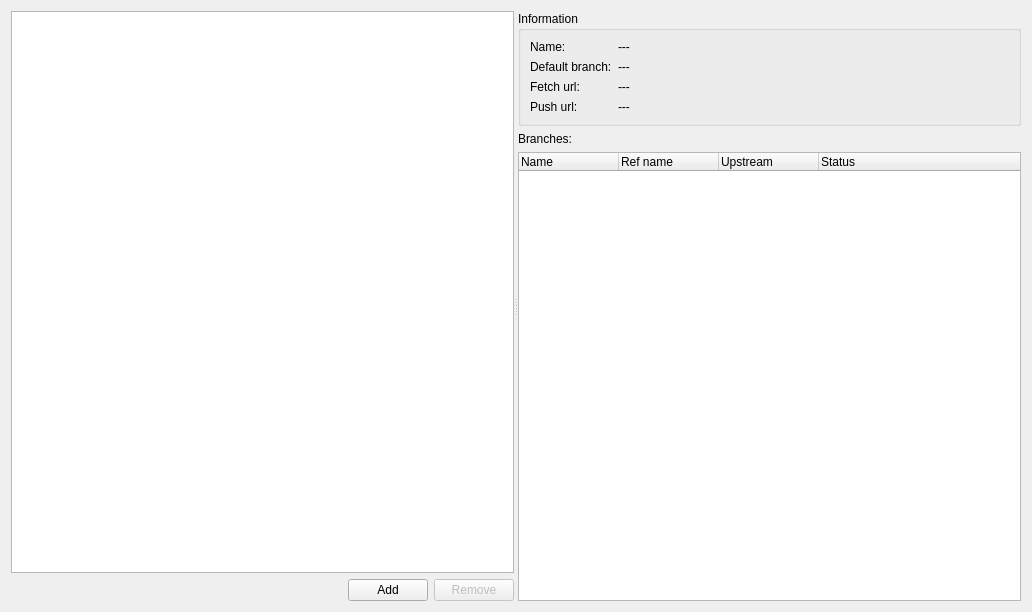
<?xml version="1.0" encoding="UTF-8"?>
<ui version="4.0">
 <class>RemotesWidget</class>
 <widget class="QWidget" name="RemotesWidget">
  <property name="geometry">
   <rect>
    <x>0</x>
    <y>0</y>
    <width>1032</width>
    <height>612</height>
   </rect>
  </property>
  <property name="windowTitle">
   <string>Remotes</string>
  </property>
  <property name="windowIcon">
   <iconset resource="../icons/icons.qrc">
    <normaloff>:/icons/remote.png</normaloff>:/icons/remote.png</iconset>
  </property>
  <layout class="QVBoxLayout" name="verticalLayout_3">
   <item>
    <widget class="QSplitter" name="splitter">
     <property name="orientation">
      <enum>Qt::Orientation::Horizontal</enum>
     </property>
     <property name="childrenCollapsible">
      <bool>false</bool>
     </property>
     <widget class="QWidget" name="layoutWidget">
      <layout class="QVBoxLayout" name="verticalLayout_2">
       <item>
        <widget class="ListView" name="listView">
         <property name="contextMenuPolicy">
          <enum>Qt::ContextMenuPolicy::CustomContextMenu</enum>
         </property>
        </widget>
       </item>
       <item>
        <layout class="QHBoxLayout" name="horizontalLayout">
         <item>
          <spacer name="horizontalSpacer">
           <property name="orientation">
            <enum>Qt::Orientation::Horizontal</enum>
           </property>
           <property name="sizeHint" stdset="0">
            <size>
             <width>40</width>
             <height>20</height>
            </size>
           </property>
          </spacer>
         </item>
         <item>
          <widget class="PushButton" name="pushButtonAdd">
           <property name="text">
            <string>Add</string>
           </property>
          </widget>
         </item>
         <item>
          <widget class="PushButton" name="pushButtonRemove">
           <property name="enabled">
            <bool>false</bool>
           </property>
           <property name="text">
            <string>Remove</string>
           </property>
          </widget>
         </item>
        </layout>
       </item>
      </layout>
     </widget>
     <widget class="QWidget" name="layoutWidget1">
      <layout class="QVBoxLayout" name="verticalLayout">
       <item>
        <widget class="QGroupBox" name="groupBox">
         <property name="title">
          <string>Information</string>
         </property>
         <layout class="QFormLayout" name="formLayout">
          <item row="1" column="0">
           <widget class="QLabel" name="label">
            <property name="text">
             <string>Default branch:</string>
            </property>
           </widget>
          </item>
          <item row="1" column="1">
           <widget class="QLabel" name="labelDefaultBranch">
            <property name="text">
             <string>---</string>
            </property>
            <property name="wordWrap">
             <bool>false</bool>
            </property>
           </widget>
          </item>
          <item row="2" column="0">
           <widget class="QLabel" name="label_2">
            <property name="text">
             <string>Fetch url:</string>
            </property>
           </widget>
          </item>
          <item row="2" column="1">
           <widget class="QLabel" name="labelFetchUrl">
            <property name="text">
             <string>---</string>
            </property>
            <property name="wordWrap">
             <bool>false</bool>
            </property>
            <property name="textInteractionFlags">
             <set>Qt::TextInteractionFlag::LinksAccessibleByMouse|Qt::TextInteractionFlag::TextSelectableByMouse</set>
            </property>
           </widget>
          </item>
          <item row="3" column="0">
           <widget class="QLabel" name="label_3">
            <property name="text">
             <string>Push url:</string>
            </property>
           </widget>
          </item>
          <item row="3" column="1">
           <widget class="QLabel" name="labelPushUrl">
            <property name="text">
             <string>---</string>
            </property>
            <property name="wordWrap">
             <bool>false</bool>
            </property>
           </widget>
          </item>
          <item row="0" column="0">
           <widget class="QLabel" name="label_7">
            <property name="text">
             <string>Name:</string>
            </property>
           </widget>
          </item>
          <item row="0" column="1">
           <widget class="QLabel" name="labelRemoteName">
            <property name="text">
             <string>---</string>
            </property>
            <property name="wordWrap">
             <bool>false</bool>
            </property>
           </widget>
          </item>
         </layout>
        </widget>
       </item>
       <item>
        <widget class="QLabel" name="label_4">
         <property name="text">
          <string>Branches:</string>
         </property>
        </widget>
       </item>
       <item>
        <widget class="QTreeWidget" name="treeWidget">
         <column>
          <property name="text">
           <string>Name</string>
          </property>
         </column>
         <column>
          <property name="text">
           <string>Ref name</string>
          </property>
         </column>
         <column>
          <property name="text">
           <string>Upstream</string>
          </property>
         </column>
         <column>
          <property name="text">
           <string>Status</string>
          </property>
         </column>
        </widget>
       </item>
      </layout>
     </widget>
    </widget>
   </item>
  </layout>
 </widget>
 <customwidgets>
  <customwidget>
   <class>PushButton</class>
   <extends>QPushButton</extends>
   <header>core/pushbutton.h</header>
  </customwidget>
  <customwidget>
   <class>ListView</class>
   <extends>QListView</extends>
   <header>core/listview.h</header>
  </customwidget>
 </customwidgets>
 <resources>
  <include location="../icons/icons.qrc"/>
 </resources>
 <connections/>
</ui>
